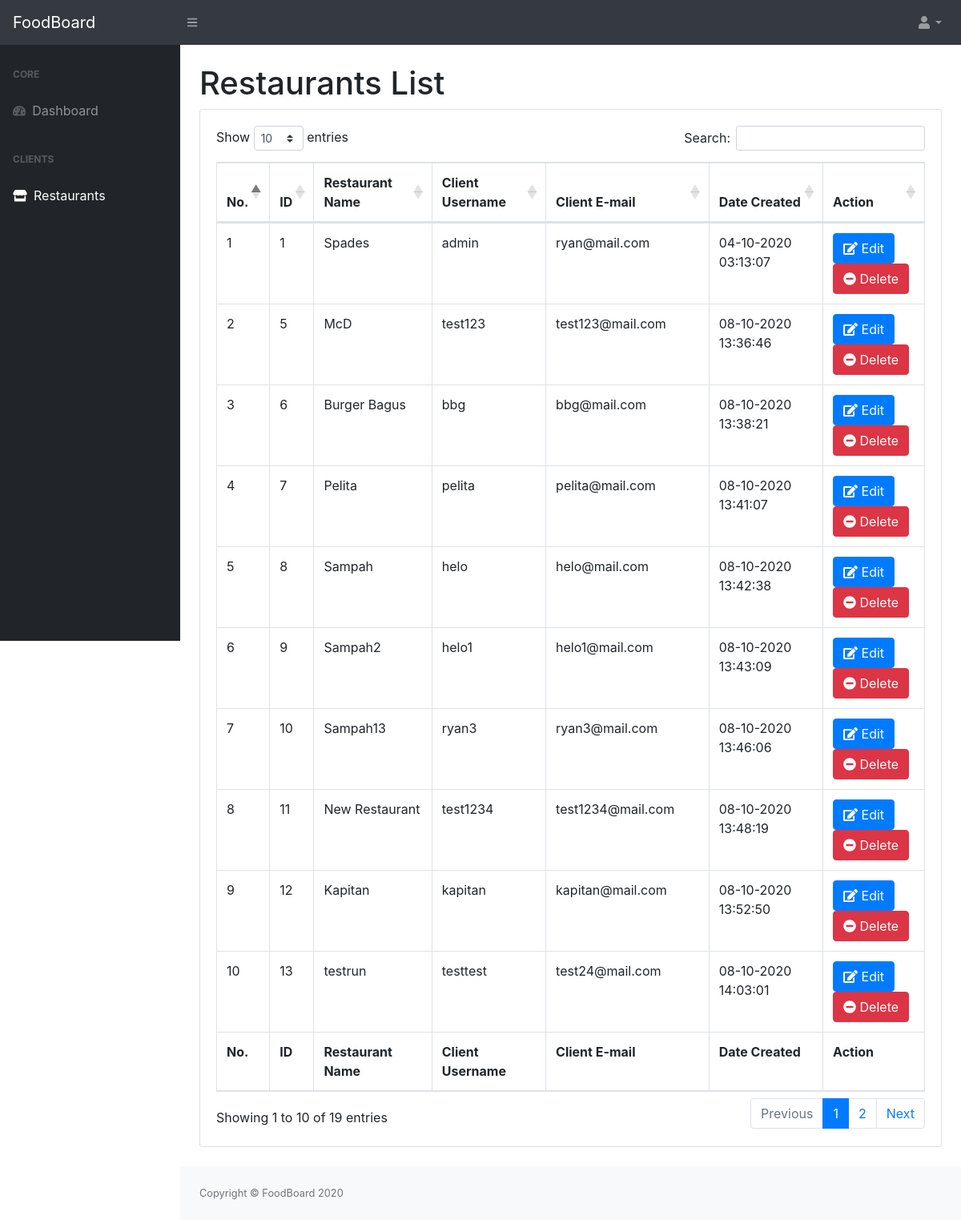
The app's page /master/admin/dist/client.php with its own data.
### tables this page shows
CREATE TABLE `fos_client` (
  `uid` int(5) NOT NULL,
  `client_username` varchar(50) NOT NULL,
  `client_email` varchar(50) NOT NULL,
  `client_pass` varchar(50) NOT NULL,
  `client_res_name` varchar(50) NOT NULL,
  `client_status` varchar(50) NOT NULL,
  `client_qr` varchar(50) NOT NULL,
  `client_qr_image` varchar(50) NOT NULL,
  `date_created` varchar(50) NOT NULL,
  `created_by` varchar(50) NOT NULL
);

### master/admin/dist/client.php (the view, shortened to what this page needs)
<?php
include("include/connectdb.php");
$qry = "SELECT * FROM fos_client";
$result = mysqli_query($db, $qry);
$num = mysqli_num_rows($result);
?>
<!DOCTYPE html>
<html lang="en">
    <head>
        <link href="css/styles.css" rel="stylesheet" />
        <link href="https://cdn.datatables.net/1.10.20/css/dataTables.bootstrap4.min.css" rel="stylesheet" />
    </head>
    <body class="sb-nav-fixed">
        <div id="layoutSidenav">
            <div id="layoutSidenav_content">
            <main>
                    <div class="container-fluid">
                        <h1 class="mt-4">Restaurants List</h1>
                        <div class="card mb-4">
                            <div class="card-body">
                                <div class="table-responsive">
                                    <table class="table table-bordered" id="dataTable" width="100%" cellspacing="0">
                                        <thead>
                                            <tr>
                                                <th>No.</th>
                                                <th>ID</th>
                                                <th>Restaurant Name</th>
                                                <th>Client Username</th>
                                                <th>Client E-mail</th>
                                                <th>Date Created</th>
                                                <th>Action</th>
                                            </tr>
                                        </thead>
                                        <tfoot>
                                            <tr>
                                                <th>No.</th>
                                                <th>ID</th>
                                                <th>Restaurant Name</th>
                                                <th>Client Username</th>
                                                <th>Client E-mail</th>
                                                <th>Date Created</th>
                                                <th>Action</th>
                                            </tr>
                                        </tfoot>
                                        <tbody>
                                        <?php for($c=0; $c<$num; $c++){ ?>
							            <?php $client = mysqli_fetch_assoc($result);?>
                                            <tr>
                                                <td><?php echo $c+1 ;?></td>
                                                <td><?php echo $client['uid'];?></td>
                                                <td><?php echo $client['client_res_name'];?></td>
                                                <td><?php echo $client['client_username'];?></td>
                                                <td><?php echo $client['client_email'];?></td>
                                                <td><?php echo $client['date_created'];?></td>
                                                <td><a href="edit.php?id=<?php echo $client['uid']; ?>" class="btn btn-primary"><i class="fas fa-edit"></i> Edit </a> <a class="btn btn-danger" href="wipe.php?id=<?php echo $client['uid']; ?>"><i class="fas fa-minus-circle"></i> Delete</a></td>
                                            </tr>
                                            <?php } ?>
                                        </tbody>
                                    </table>
                                </div>
                            </div>
                        </div>
                    </div>
                </main>
            </div>
        </div>
    </body>
</html>

### records on screen
fos_client: uid "1", client_res_name "Spades", client_username "admin", client_email "ryan@mail.com", date_created "04-10-2020 03:13:07"
fos_client: uid "5", client_res_name "McD", client_username "test123", client_email "test123@mail.com", date_created "08-10-2020 13:36:46"
fos_client: uid "6", client_res_name "Burger Bagus", client_username "bbg", client_email "bbg@mail.com", date_created "08-10-2020 13:38:21"
fos_client: uid "7", client_res_name "Pelita", client_username "pelita", client_email "pelita@mail.com", date_created "08-10-2020 13:41:07"
fos_client: uid "8", client_res_name "Sampah", client_username "helo", client_email "helo@mail.com", date_created "08-10-2020 13:42:38"
fos_client: uid "9", client_res_name "Sampah2", client_username "helo1", client_email "helo1@mail.com", date_created "08-10-2020 13:43:09"
fos_client: uid "10", client_res_name "Sampah13", client_username "ryan3", client_email "ryan3@mail.com", date_created "08-10-2020 13:46:06"
fos_client: uid "11", client_res_name "New Restaurant", client_username "test1234", client_email "test1234@mail.com", date_created "08-10-2020 13:48:19"
fos_client: uid "12", client_res_name "Kapitan", client_username "kapitan", client_email "kapitan@mail.com", date_created "08-10-2020 13:52:50"
fos_client: uid "13", client_res_name "testrun", client_username "testtest", client_email "test24@mail.com", date_created "08-10-2020 14:03:01"
